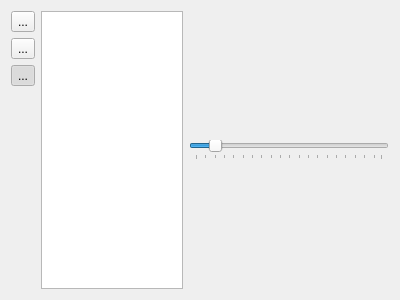
<?xml version="1.0" encoding="UTF-8"?>
<ui version="4.0">
 <class>NetworkFrame</class>
 <widget class="QFrame" name="NetworkFrame">
  <property name="geometry">
   <rect>
    <x>0</x>
    <y>0</y>
    <width>400</width>
    <height>300</height>
   </rect>
  </property>
  <property name="windowTitle">
   <string/>
  </property>
  <layout class="QHBoxLayout" name="horizontalLayout_2">
   <item>
    <layout class="QVBoxLayout" name="verticalLayout">
     <item>
      <widget class="QToolButton" name="btOptions">
       <property name="toolTip">
        <string>Change Network Options</string>
       </property>
       <property name="statusTip">
        <string>Change Network Options</string>
       </property>
       <property name="text">
        <string>...</string>
       </property>
       <property name="icon">
        <iconset resource="../ui.qrc">
         <normaloff>:/icons/images/preferences-system.svg</normaloff>:/icons/images/preferences-system.svg</iconset>
       </property>
      </widget>
     </item>
     <item>
      <widget class="QToolButton" name="btRuler">
       <property name="toolTip">
        <string>Change Network Scale</string>
       </property>
       <property name="statusTip">
        <string>Change Network Scale</string>
       </property>
       <property name="text">
        <string>...</string>
       </property>
       <property name="icon">
        <iconset resource="../ui.qrc">
         <normaloff>:/icons/images/ruler.svg</normaloff>:/icons/images/ruler.svg</iconset>
       </property>
       <property name="popupMode">
        <enum>QToolButton::InstantPopup</enum>
       </property>
      </widget>
     </item>
     <item>
      <widget class="QToolButton" name="btLock">
       <property name="toolTip">
        <string>Prevent the movement of nodes in this view</string>
       </property>
       <property name="statusTip">
        <string>Prevent the movement of nodes in this view</string>
       </property>
       <property name="text">
        <string>...</string>
       </property>
       <property name="icon">
        <iconset resource="../ui.qrc">
         <normaloff>:/icons/images/lock.svg</normaloff>:/icons/images/lock.svg</iconset>
       </property>
       <property name="checkable">
        <bool>true</bool>
       </property>
       <property name="checked">
        <bool>true</bool>
       </property>
      </widget>
     </item>
     <item>
      <spacer name="verticalSpacer">
       <property name="orientation">
        <enum>Qt::Vertical</enum>
       </property>
       <property name="sizeHint" stdset="0">
        <size>
         <width>20</width>
         <height>40</height>
        </size>
       </property>
      </spacer>
     </item>
    </layout>
   </item>
   <item>
    <widget class="NetworkView" name="gvNetwork"/>
   </item>
   <item>
    <widget class="Slider" name="sliderScale">
     <property name="minimumSize">
      <size>
       <width>200</width>
       <height>0</height>
      </size>
     </property>
     <property name="toolTip">
      <string>Change scale of network graph</string>
     </property>
     <property name="statusTip">
      <string>Change scale of network graph</string>
     </property>
     <property name="minimum">
      <number>1</number>
     </property>
     <property name="maximum">
      <number>100</number>
     </property>
     <property name="singleStep">
      <number>1</number>
     </property>
     <property name="value">
      <number>11</number>
     </property>
     <property name="orientation">
      <enum>Qt::Horizontal</enum>
     </property>
     <property name="tickPosition">
      <enum>QSlider::TicksBelow</enum>
     </property>
     <property name="tickInterval">
      <number>5</number>
     </property>
    </widget>
   </item>
  </layout>
 </widget>
 <customwidgets>
  <customwidget>
   <class>NetworkView</class>
   <extends>QGraphicsView</extends>
   <header>PyQtNetworkView.h</header>
  </customwidget>
  <customwidget>
   <class>Slider</class>
   <extends>QSlider</extends>
   <header>metgem/ui/widgets.h</header>
  </customwidget>
 </customwidgets>
 <resources>
  <include location="../ui.qrc"/>
 </resources>
 <connections/>
</ui>
